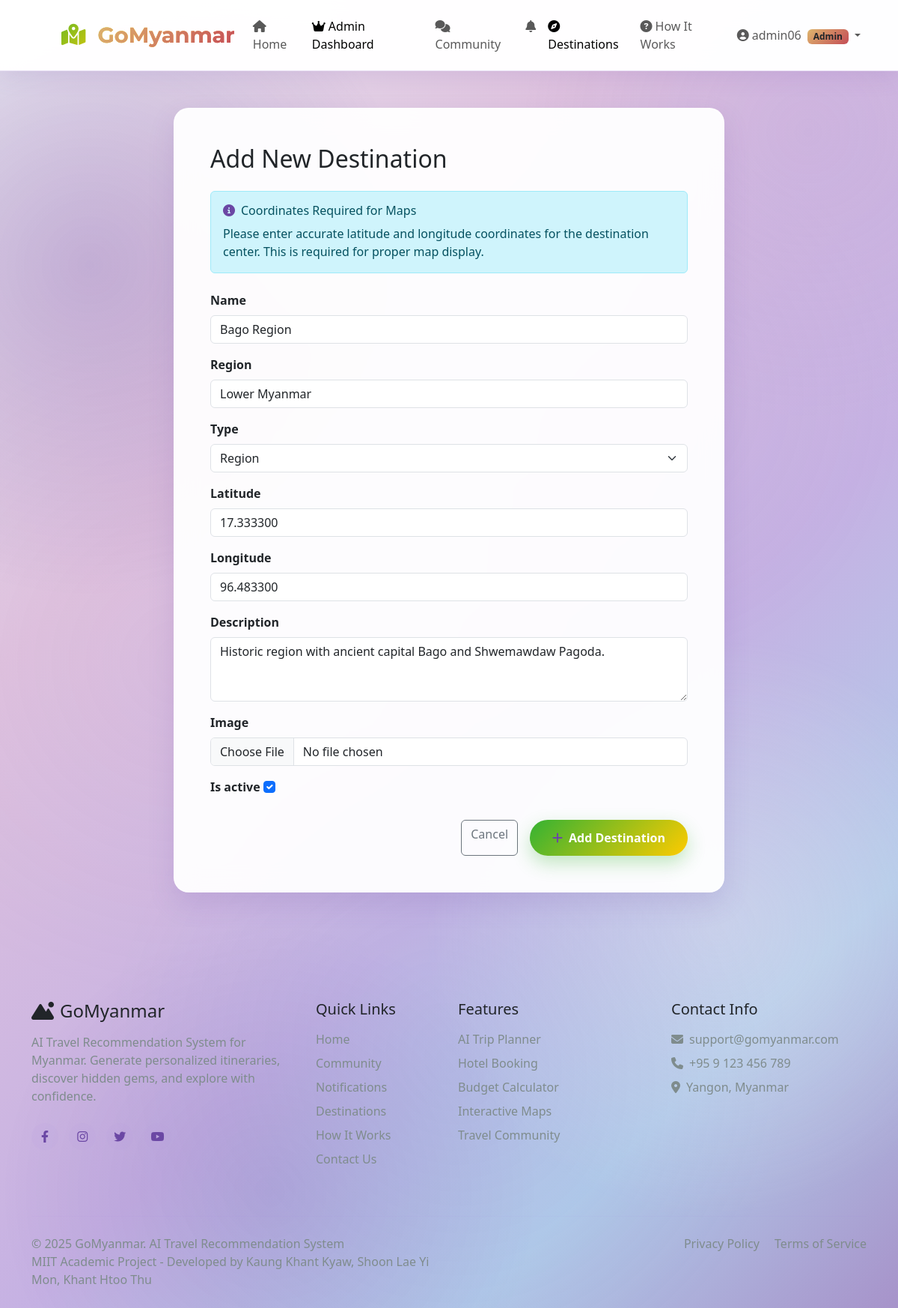
Screenshot of /users/admin/destinations/13/edit/ (signed in) with the database file from the repository.
### users/models.py (models this page shows, shortened)
class CustomUser(AbstractUser):
    USER_TYPE_CHOICES = (
        ('user', 'User'),
        ('admin', 'Admin'),
    )
    username = models.CharField(
        _('username'),
        max_length=150,
        unique=False,  # CHANGED: This allows duplicate usernames
        help_text=_('Required. 150 characters or fewer. Letters, digits and @/./+/-/_ only.'),
    )
    email = models.EmailField(
        _('email address'),
        unique=True,  # CHANGED: Email must be unique
        error_messages={
            'unique': _("A user with that email already exists."),
        },
    )
    USERNAME_FIELD = 'email'  # Login with email
    REQUIRED_FIELDS = ['username']  # Username is still required but not for login
    objects = CustomUserManager()
    user_type = models.CharField(max_length=20, choices=USER_TYPE_CHOICES, default='user')
    profile_picture = models.ImageField(upload_to='profile_pics/', blank=True, null=True)
    bio = models.TextField(blank=True)
    phone_number = models.CharField(max_length=20, blank=True)
    location = models.CharField(max_length=100, blank=True)
    followers = models.ManyToManyField('self', symmetrical=False, related_name='following', blank=True)
    class Meta:
        verbose_name = _('user')
        verbose_name_plural = _('users')
        ordering = ['email', 'username']
    def is_admin_user(self):
        return self.user_type == 'admin' or self.is_staff or self.is_superuser

### planner/models.py (models this page shows, shortened)
class Destination(models.Model):
    name = models.CharField(max_length=100)
    region = models.CharField(max_length=100)
    type = models.CharField(max_length=50, choices=[
        ('city', 'City'),
        ('town', 'Town'),
        ('attraction', 'Attraction'),
        ('state', 'State'),
        ('region', 'Region'),
        ('union_territory', 'Union Territory')
    ])
    latitude = models.DecimalField(max_digits=9, decimal_places=6, null=True, blank=True)
    longitude = models.DecimalField(max_digits=9, decimal_places=6, null=True, blank=True)
    description = models.TextField(blank=True)
    image = models.ImageField(upload_to='destinations/', blank=True, null=True)
    is_active = models.BooleanField(default=True)
    created_at = models.DateTimeField(auto_now_add=True)
    updated_at = models.DateTimeField(auto_now=True)
    default_airlines = models.ManyToManyField(Airline, blank=True,
        help_text="Default airlines for this destination")
    class Meta:
        ordering = ['name']

### users/views_admin.py (the view)
# urls.py: path('admin/destinations/<int:destination_id>/edit/', views_admin.admin_edit_destination, name='admin_edit_destination'),
@user_passes_test(is_admin)
def admin_edit_destination(request, destination_id):
    destination = get_object_or_404(Destination, id=destination_id)
    if request.method == 'POST':
        form = AdminEditDestinationForm(request.POST, request.FILES, instance=destination)
        if form.is_valid():
            form.save()
            messages.success(request, f'Destination "{destination.name}" updated successfully!')
            return redirect('users:admin_destinations')
        else:
            messages.error(request, 'Please correct the errors below.')
    else:
        form = AdminEditDestinationForm(instance=destination)
    context = {
        'form': form,
        'destination': destination,
        'title': f'Edit {destination.name}'
    }
    return render(request, 'users/admin_add_destination.html', context)

### templates/users/admin_add_destination.html (shortened to what this page needs)
{% extends 'base.html' %}
{% block content %}
<div class="container py-5 mt-5">
    <div class="row justify-content-center">
        <div class="col-lg-8">
            <div class="card-glass p-5">
                <h2 class="mb-4">Add New Destination</h2>
                <form method="post" enctype="multipart/form-data">
                    <div class="alert alert-info mb-4">
                        <h6><i class="fas fa-info-circle me-2"></i>Coordinates Required for Maps</h6>
                        <p class="mb-0">Please enter accurate latitude and longitude coordinates for the destination center. This is required for proper map display.</p>
                    </div>
                    {% for field in form %}
                    <div class="mb-3">
                        <label class="form-label fw-bold">{{ field.label }}</label>
                        {{ field }}
                    </div>
                    {% endfor %}
                    <div class="d-grid gap-2 d-md-flex justify-content-md-end mt-4">
                        <a href="{% url 'users:admin_destinations' %}" class="btn btn-outline-secondary me-md-2">
                            Cancel
                        </a>
                        <button type="submit" class="btn btn-primary">
                            <i class="fas fa-plus me-2"></i>Add Destination
                        </button>
                    </div>
                </form>
            </div>
        </div>
    </div>
</div>
{% endblock %}

### templates/base.html (shortened to what this page needs)
<!DOCTYPE html>
<html lang="en">
<head>
    <link href="https://cdn.jsdelivr.net/npm/bootstrap@5.3.0-alpha1/dist/css/bootstrap.min.css" rel="stylesheet">
    <link rel="stylesheet" href="https://cdnjs.cloudflare.com/ajax/libs/font-awesome/6.4.0/css/all.min.css">
    <link href="/static/css/custom.css" rel="stylesheet">
</head>
<body>
    <nav class="navbar navbar-expand-lg navbar-light fixed-top">
        <div class="container">
            <a class="navbar-brand" href="{% url 'home' %}">
                <i class="fas fa-map-marked-alt me-2" style="color: #DEB56D;"></i>
                <span class="gradient-text">GoMyanmar</span>
            </a>
            <div class="collapse navbar-collapse" id="navbarNav">
                <ul class="navbar-nav me-auto">
                    <li class="nav-item">
                        <a class="nav-link {% if request.path == '/' %}active{% endif %}" href="{% url 'home' %}">
                            <i class="fas fa-home me-1"></i>Home
                        </a>
                    </li>
                    {% if user.is_authenticated %}
                        {% if user.is_admin_user %}
                        <li class="nav-item">
                            <a class="nav-link {% if 'admin' in request.path %}active{% endif %}" href="{% url 'users:admin_dashboard' %}">
                                <i class="fas fa-crown me-1"></i>Admin Dashboard
                            </a>
                        </li>
                        {% endif %}
                    {% endif %}
                    <li class="nav-item">
                        <a class="nav-link {% if 'posts' in request.path %}active{% endif %}" href="{% url 'posts:post_list' %}">
                            <i class="fas fa-comments me-1"></i>Community
                        </a>
                    </li>
                    {% if user.is_authenticated %}
                    <li class="nav-item">
                        <a class="nav-link position-relative {% if 'notifications' in request.path %}active{% endif %}" href="{% url 'posts:notifications' %}">
                            <i class="fas fa-bell"></i>
                        </a>
                    </li>
                    {% endif %}
                    <li class="nav-item">
                       <a class="nav-link {% if 'destinations' in request.path %}active{% endif %}" href="{% url 'planner:destinations' %}">
                             <i class="fas fa-compass me-1"></i>Destinations
                       </a>
                    </li>
                    <li class="nav-item">
                        <a class="nav-link" href="#">
                            <i class="fas fa-question-circle me-1"></i>How It Works
                        </a>
                    </li>
                </ul>
                <ul class="navbar-nav">
                    {% if user.is_authenticated %}
                    <li class="nav-item dropdown">
                        <a class="nav-link dropdown-toggle" href="#" id="userDropdown" data-bs-toggle="dropdown">
                            <i class="fas fa-user-circle me-1"></i>{{ user.username }}
                            {% if user.is_admin_user %}
                            <span class="badge gradient-gold text-dark ms-1">Admin</span>
                            {% endif %}
                        </a>
                    </li>
                    {% endif %}
                </ul>
            </div>
        </div>
    </nav>
    <main class="pt-5">
        {% block content %}{% endblock %}
    </main>
    <footer class="py-5 mt-5">
        <div class="container">
            <div class="row">
                <div class="col-md-4 mb-4">
                    <h4 class="mb-3">
                        <i class="fas fa-mountain-sun me-2"></i>GoMyanmar
                    </h4>
                    <p class="text-gray">AI Travel Recommendation System for Myanmar. Generate personalized itineraries, discover hidden gems, and explore with confidence.</p>
                    <div class="mt-4">
                        <a href="#" class="social-icon">
                            <i class="fab fa-facebook-f"></i>
                        </a>
                        <a href="#" class="social-icon">
                            <i class="fab fa-instagram"></i>
                        </a>
                        <a href="#" class="social-icon">
                            <i class="fab fa-twitter"></i>
                        </a>
                        <a href="#" class="social-icon">
                            <i class="fab fa-youtube"></i>
                        </a>
                    </div>
                </div>
                <div class="col-md-2 mb-4">
                    <h5 class="mb-3">Quick Links</h5>
                    <ul class="list-unstyled">
                        <li class="mb-2"><a href="{% url 'home' %}" class="text-decoration-none text-gray">Home</a></li>
                        <li class="mb-2"><a href="{% url 'posts:post_list' %}" class="text-decoration-none text-gray">Community</a></li>
                        <li class="mb-2"><a href="{% url 'posts:notifications' %}" class="text-decoration-none text-gray">Notifications</a></li>
                        <li class="mb-2"><a href="#" class="text-decoration-none text-gray">Destinations</a></li>
                        <li class="mb-2"><a href="#" class="text-decoration-none text-gray">How It Works</a></li>
                        <li class="mb-2"><a href="#" class="text-decoration-none text-gray">Contact Us</a></li>
                    </ul>
                </div>
                <div class="col-md-3 mb-4">
                    <h5 class="mb-3">Features</h5>
                    <ul class="list-unstyled">
                        <li class="mb-2"><a href="#" class="text-decoration-none text-gray">AI Trip Planner</a></li>
                        <li class="mb-2"><a href="#" class="text-decoration-none text-gray">Hotel Booking</a></li>
                        <li class="mb-2"><a href="#" class="text-decoration-none text-gray">Budget Calculator</a></li>
                        <li class="mb-2"><a href="#" class="text-decoration-none text-gray">Interactive Maps</a></li>
                        <li class="mb-2"><a href="{% url 'posts:post_list' %}" class="text-decoration-none text-gray">Travel Community</a></li>
                    </ul>
                </div>
                <div class="col-md-3 mb-4">
                    <h5 class="mb-3">Contact Info</h5>
                    <ul class="list-unstyled text-gray">
                        <li class="mb-2"><i class="fas fa-envelope me-2"></i>support@gomyanmar.com</li>
                        <li class="mb-2"><i class="fas fa-phone me-2"></i>+95 9 123 456 789</li>
                        <li class="mb-2"><i class="fas fa-map-marker-alt me-2"></i>Yangon, Myanmar</li>
                    </ul>
                </div>
            </div>
            <hr class="my-4" style="border-color: rgba(139, 92, 246, 0.1);">
            <div class="row">
                <div class="col-md-6">
                    <p class="mb-0 text-gray">&copy; 2025 GoMyanmar. AI Travel Recommendation System</p>
                    <p class="mb-0 text-gray">MIIT Academic Project - Developed by Kaung Khant Kyaw, Shoon Lae Yi Mon, Khant Htoo Thu</p>
                </div>
                <div class="col-md-6 text-md-end">
                    <a href="#" class="text-decoration-none text-gray me-3">Privacy Policy</a>
                    <a href="#" class="text-decoration-none text-gray">Terms of Service</a>
                </div>
            </div>
        </div>
    </footer>
</body>
</html>

### rows the page displays
CustomUser: username "admin06"
Destination: form "Bago Region" "Lower Myanmar" "Region" "17.333300" "96.483300" "Historic region with ancient capital Bago and Shwemawdaw Pagoda." "☑"

### other values shown
{{ field.label }} "Name" "Region" "Type" "Latitude" "Longitude" "Description" "Image" "Is active"
